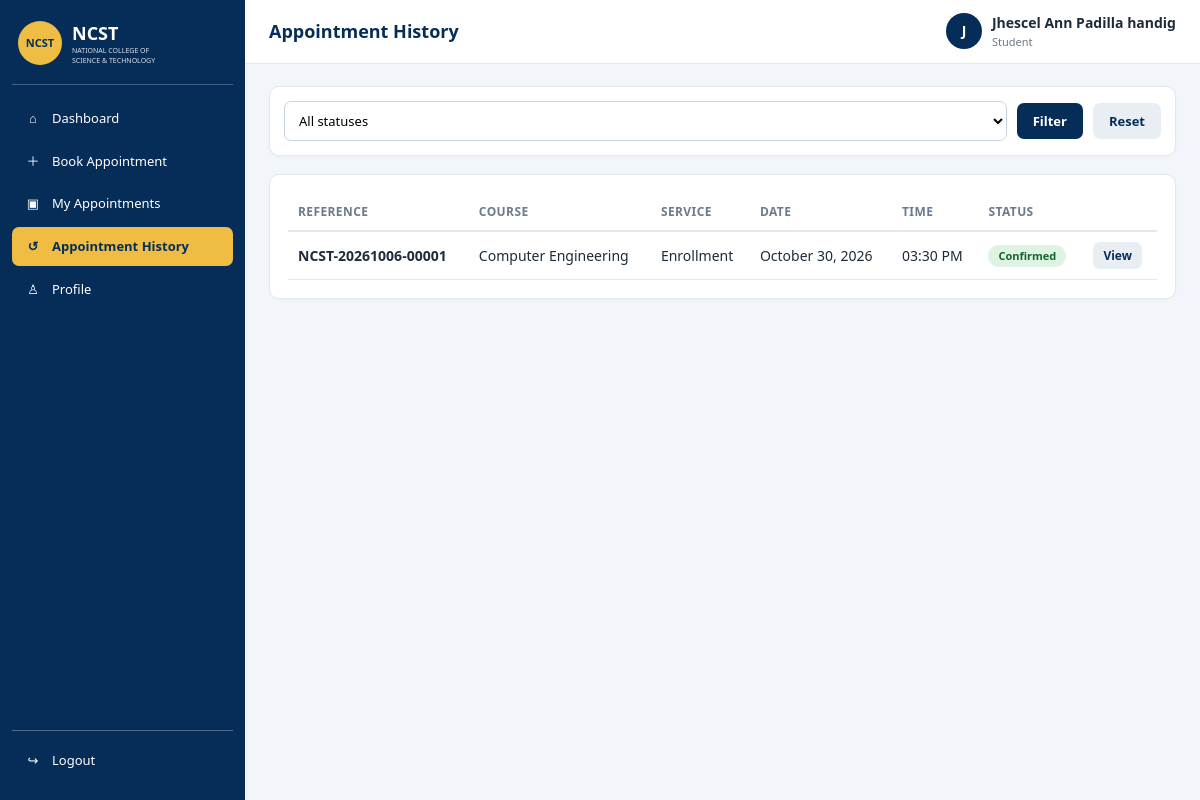
Page /appointment_history.php (signed in) on the committed database.
### tables this page shows
CREATE TABLE `appointments` (
  `id` int(11) NOT NULL,
  `reference_no` varchar(30) NOT NULL,
  `user_id` int(11) NOT NULL,
  `course_id` int(11) NOT NULL,
  `service_id` int(11) NOT NULL,
  `slot_id` int(11) NOT NULL,
  `appointment_date` date NOT NULL,
  `appointment_time` time NOT NULL,
  `notes` varchar(500) DEFAULT NULL,
  `status` enum('pending','confirmed','completed','cancelled','no_show') NOT NULL DEFAULT 'pending',
  `cancel_reason` varchar(255) DEFAULT NULL,
  `created_at` timestamp NOT NULL DEFAULT current_timestamp(),
  `updated_at` timestamp NOT NULL DEFAULT current_timestamp() ON UPDATE current_timestamp()
);

CREATE TABLE `courses` (
  `id` int(11) NOT NULL,
  `code` varchar(20) NOT NULL,
  `name` varchar(100) NOT NULL,
  `description` varchar(255) DEFAULT NULL,
  `is_active` tinyint(1) NOT NULL DEFAULT 1,
  `created_at` timestamp NOT NULL DEFAULT current_timestamp()
);

CREATE TABLE `services` (
  `id` int(11) NOT NULL,
  `course_id` int(11) DEFAULT NULL,
  `name` varchar(100) NOT NULL,
  `description` varchar(255) DEFAULT NULL,
  `is_active` tinyint(1) NOT NULL DEFAULT 1,
  `created_at` timestamp NOT NULL DEFAULT current_timestamp()
);

### auth.php (called while the page is built, shortened)
<?php
function e($value): string
{
    return htmlspecialchars((string)$value, ENT_QUOTES, 'UTF-8');
}

### appointment_history.php (the view, shortened to what this page needs)
<?php
require_once __DIR__ . "/layout.php";
$uid = (int)$_SESSION['user_id'];
$page = max(1, (int)($_GET['page'] ?? 1));
$per = 10;
$w = 'a.user_id = ?'; $t = 'i'; $p = [$uid];
$total = (int)db_val($conn, "SELECT COUNT(*) FROM appointments a WHERE $w", $t, $p);
$rows = db_rows($conn, appt_select_sql() . " WHERE $w ORDER BY a.appointment_date DESC, a.appointment_time DESC LIMIT $per OFFSET " . (($page - 1) * $per), $t, $p);
?>
<form method="get" class="filters card">
    <select name="status"><option value="">All statuses</option>
    </select>
    <button class="btn btn-primary">Filter</button>
    <a class="btn btn-light" href="appointment_history.php">Reset</a>
</form>
<div class="card">
    <?php if (!$rows): ?><div class="empty">No appointments found.</div><?php else: ?>
    <div class="table-wrap"><table class="table">
        <thead><tr><th>Reference</th><th>Course</th><th>Service</th><th>Date</th><th>Time</th><th>Status</th><th></th></tr></thead>
        <tbody>
        <?php foreach ($rows as $r): ?>
            <tr>
                <td><strong><?php echo e($r['reference_no']); ?></strong></td>
                <td><?php echo e($r['course_name']); ?></td>
                <td><?php echo e($r['service_name']); ?></td>
                <td><?php echo e(fmt_date($r['appointment_date'])); ?></td>
                <td><?php echo e(fmt_time($r['appointment_time'])); ?></td>
                <td><?php echo badge($r['status']); ?></td>
                <td><button type="button" class="btn btn-sm btn-light" data-view-appt="<?php echo (int)$r['id']; ?>">View</button></td>
            </tr>
        <?php endforeach; ?>
        </tbody>
    </table></div>
    <?php echo pager($total, $page, $per); endif; ?>
</div>

### lib.php (shortened to what this page needs)
<?php
require_once __DIR__ . "/auth.php";
function db_exec(mysqli $c, string $sql, string $types = '', array $p = []): mysqli_stmt
{
    $st = $c->prepare($sql);
    if ($types !== '') {
        $st->bind_param($types, ...$p);
    }
    $st->execute();
    return $st;
}
function db_rows(mysqli $c, string $sql, string $types = '', array $p = []): array
{
    $st = db_exec($c, $sql, $types, $p);
    $r = $st->get_result();
    $out = $r ? $r->fetch_all(MYSQLI_ASSOC) : [];
    return $out;
}
function badge(string $s): string
{
    return '<span class="badge badge-' . e($s) . '">' . e(STATUS_LABELS[$s] ?? $s) . '</span>';
}
function fmt_date(string $d): string { return date('F j, Y', strtotime($d)); }
function fmt_time(string $t): string { return date('h:i A', strtotime($t)); }

### app.css (style rules this page uses)
:root { --navy:#062d58;--navy2:#0b4a8a;--gold:#efbd43;--bg:#f2f5fa;--text:#1d2b3b;--muted:#6b7a8c;--line:#e2e8f0;--ok:#1e8e3e;--warn:#b7791f;--bad:#c53030;--card:#fff;--radius:10px }
* { box-sizing:border-box;margin:0;padding:0 }
body { font-family:'Segoe UI',Tahoma,Arial,sans-serif;background:var(--bg);color:var(--text);font-size:14px;line-height:1.45 }
a { color:var(--navy2) }
.card { background:var(--card);border:1px solid var(--line);border-radius:var(--radius);padding:18px;margin-bottom:18px;box-shadow:0 1px 3px rgba(0,0,0,.04) }
.btn { display:inline-block;border:0;border-radius:7px;padding:9px 16px;font-size:13px;font-weight:600;cursor:pointer;text-decoration:none;font-family:inherit }
.btn-primary { background:var(--navy);color:#fff }
.btn-light { background:#e9eef5;color:var(--navy) }
.btn-sm { padding:5px 10px;font-size:12px }
.table-wrap { overflow-x:auto }
.table { width:100%;border-collapse:collapse }
.table th { text-align:left;font-size:12px;text-transform:uppercase;letter-spacing:.4px;color:var(--muted);padding:10px;border-bottom:2px solid var(--line);white-space:nowrap }
.table td { padding:10px;border-bottom:1px solid var(--line);vertical-align:middle }
.badge { display:inline-block;padding:3px 10px;border-radius:20px;font-size:11px;font-weight:700;white-space:nowrap }
.badge-confirmed { background:#dff3e3;color:#14632d }
input,select,textarea { font-family:inherit;font-size:13px;border:1px solid #c9d3df;border-radius:7px;padding:9px 10px;background:#fff;width:100% }
.filters { display:flex;gap:10px;flex-wrap:wrap;align-items:center;padding:14px }
.filters input,.filters select { width:auto;min-width:150px;flex:1 }

### rows in the picture
appointments: reference_no "NCST-20261006-00001", course.name "Computer Engineering", service.name "Enrollment", appointment_date "October 30, 2026", appointment_time "03:30 PM", status "Confirmed"

### other values in the picture
$icon "⌂"
$label "Dashboard"
$icon "＋"
$label "Book Appointment"
$icon "▣"
$label "My Appointments"
$icon "↺"
$label "Appointment History"
$icon "♙"
$label "Profile"
$title "Appointment History"
mb_strtoupper(mb_substr($_SESSION['full_name'], 0, 1)) "J"
$_SESSION['full_name'] "Jhescel Ann Padilla handig"
$roleLabel "Student"
